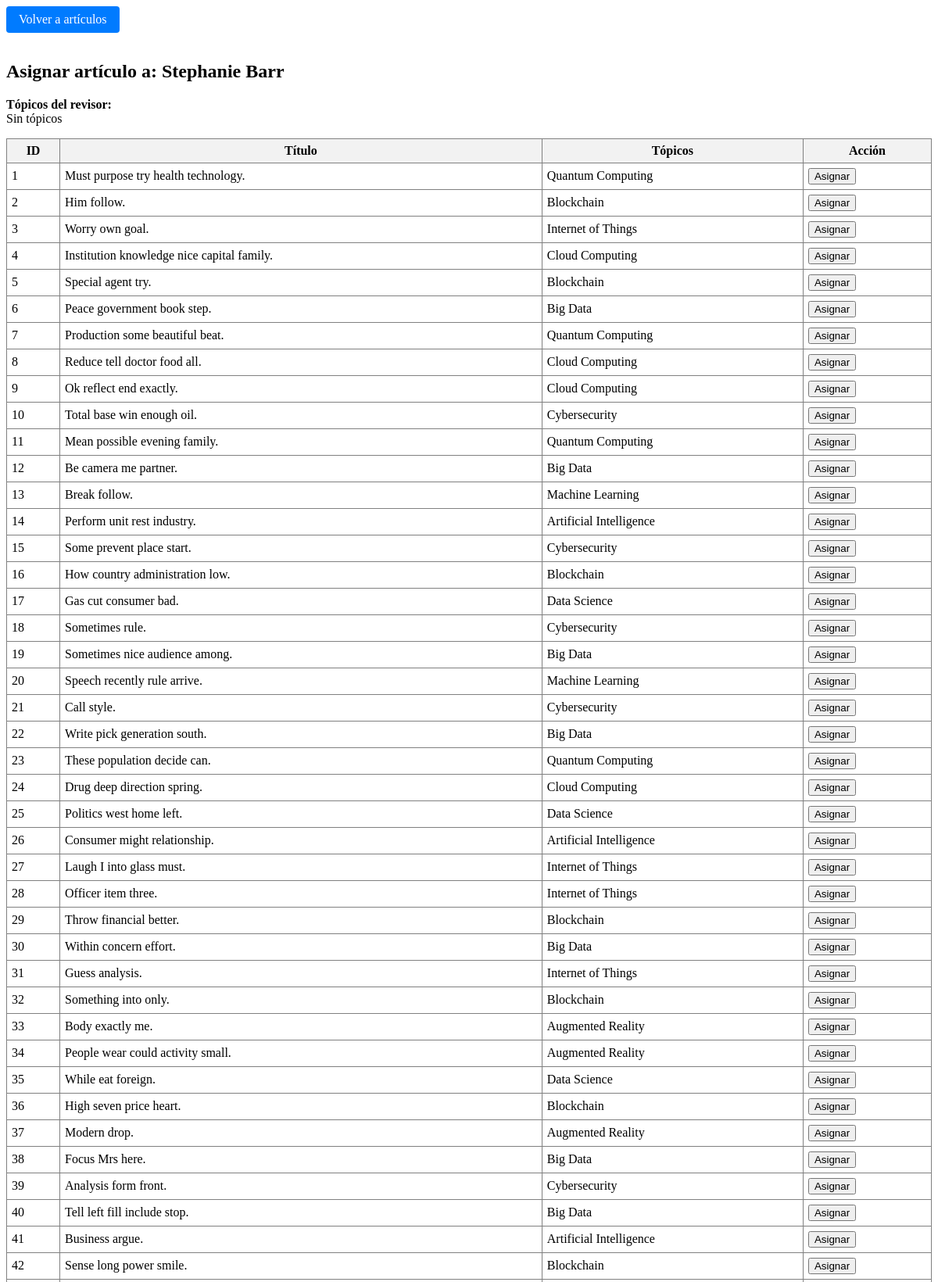
The page /php/utilidades/asignar_articulo.php?rut_revisor=07212304-2 (upper part) on the database its author committed.
### tables this page shows
CREATE TABLE Usuario (
    rut VARCHAR(10) PRIMARY KEY,  
    nombre VARCHAR(64) NOT NULL,  
    email VARCHAR(64) NOT NULL UNIQUE,  
    usuario VARCHAR(24) NOT NULL,  
    password VARCHAR(12) NOT NULL,  
    tipo ENUM(
        'Autor',
        'Revisor',
        'Jefe Comite de Programa'
    ) NOT NULL  
);

CREATE TABLE Articulo (
    id_articulo INT AUTO_INCREMENT PRIMARY KEY,  
    titulo VARCHAR(128) NOT NULL UNIQUE,  
    resumen VARCHAR(128),  
    fecha_envio DATE NOT NULL,  
    estado ENUM(
        'En revisión',
        'Aprobado',
        'Rechazado'
    ) NOT NULL  
);

### php/utilidades/asignar_articulo.php (the view, shortened to what this page needs)
<?php
include('../conexion.php');
$rut_revisor = $_GET['rut_revisor'] ?? null;
$stmt = $pdo->prepare("
    SELECT u.nombre, GROUP_CONCAT(DISTINCT t.nombre SEPARATOR ', ') AS topicos
    FROM Usuario u
    LEFT JOIN Revisor_Topico rt ON u.rut = rt.rut_revisor
    LEFT JOIN Topico t ON rt.id_topico = t.id_topico
    WHERE u.rut = ?
    GROUP BY u.rut, u.nombre
");
$stmt->execute([$rut_revisor]);
$revisor = $stmt->fetch();
$stmt = $pdo->query("
    SELECT a.id_articulo, a.titulo, GROUP_CONCAT(DISTINCT t.nombre SEPARATOR ', ') AS topicos
    FROM Articulo a
    LEFT JOIN Articulo_Topico at ON a.id_articulo = at.id_articulo
    LEFT JOIN Topico t ON at.id_topico = t.id_topico
    GROUP BY a.id_articulo, a.titulo
    ORDER BY a.id_articulo
");
$articulos = $stmt->fetchAll();
$stmt = $pdo->prepare("SELECT id_articulo FROM Articulo_Revisor WHERE rut_revisor = ?");
$stmt->execute([$rut_revisor]);
$articulos_asignados = $stmt->fetchAll(PDO::FETCH_COLUMN);
?>
<!DOCTYPE html>
<html lang="es">
<head>
    <link rel="stylesheet" href="../../css/estilos_articulos.css">
</head>
<body>
<a href="../asignar_articulos.php" style="display:inline-block;padding:8px 16px;background:#007BFF;color:#fff;text-decoration:none;border-radius:4px;margin-bottom:16px;">Volver a artículos</a>
<h2>Asignar artículo a: <?= htmlspecialchars($revisor['nombre']) ?></h2>
<p><strong>Tópicos del revisor:</strong><br>
<?= $revisor['topicos'] ? nl2br(htmlspecialchars(str_replace(', ', "\n", $revisor['topicos']))) : 'Sin tópicos'; ?>
</p>
<table border="1" cellpadding="6" style="border-collapse:collapse;width:100%">
    <tr style="background:#f2f2f2">
        <th>ID</th>
        <th>Título</th>
        <th>Tópicos</th>
        <th>Acción</th>
    </tr>
    <?php foreach ($articulos as $articulo):
        $hay_coincidencia = false;
        $clase_tr = $hay_coincidencia ? 'fila-coincide-topico' : '';
    ?>
    <tr class="<?= $clase_tr ?>">
        <td><?= htmlspecialchars($articulo['id_articulo']) ?></td>
        <td><?= htmlspecialchars($articulo['titulo']) ?></td>
        <td>
            <?= $articulo['topicos'] ? nl2br(htmlspecialchars(str_replace(', ', "\n", $articulo['topicos']))) : 'Sin tópicos'; ?>
        </td>
        <td>
            <?php if (in_array($articulo['id_articulo'], $articulos_asignados)): ?>
                <form method="post" style="display:inline;">
                    <input type="hidden" name="id_articulo" value="<?= htmlspecialchars($articulo['id_articulo']) ?>">
                    <input type="hidden" name="quitar" value="1">
                    <button type="submit" style="background:#dc3545;color:#fff;">Quitar</button>
                </form>
            <?php else: ?>
                <form method="post" style="display:inline;">
                    <button type="submit">Asignar</button>
                </form>
            <?php endif; ?>
        </td>
    </tr>
    <?php endforeach; ?>
</table>
</body>
</html>

### rows shown on the page
usuario: nombre "Stephanie Barr"
articulo: id_articulo "1", titulo "Must purpose try health technology.", topicos "Quantum Computing"
articulo: id_articulo "2", titulo "Him follow.", topicos "Blockchain"
articulo: id_articulo "3", titulo "Worry own goal.", topicos "Internet of Things"
articulo: id_articulo "4", titulo "Institution knowledge nice capital family.", topicos "Cloud Computing"
articulo: id_articulo "5", titulo "Special agent try.", topicos "Blockchain"
articulo: id_articulo "6", titulo "Peace government book step.", topicos "Big Data"
articulo: id_articulo "7", titulo "Production some beautiful beat.", topicos "Quantum Computing"
articulo: id_articulo "8", titulo "Reduce tell doctor food all.", topicos "Cloud Computing"
articulo: id_articulo "9", titulo "Ok reflect end exactly.", topicos "Cloud Computing"
articulo: id_articulo "10", titulo "Total base win enough oil.", topicos "Cybersecurity"
articulo: id_articulo "11", titulo "Mean possible evening family.", topicos "Quantum Computing"
articulo: id_articulo "12", titulo "Be camera me partner.", topicos "Big Data"
articulo: id_articulo "13", titulo "Break follow.", topicos "Machine Learning"
articulo: id_articulo "14", titulo "Perform unit rest industry.", topicos "Artificial Intelligence"
articulo: id_articulo "15", titulo "Some prevent place start.", topicos "Cybersecurity"
articulo: id_articulo "16", titulo "How country administration low.", topicos "Blockchain"
articulo: id_articulo "17", titulo "Gas cut consumer bad.", topicos "Data Science"
articulo: id_articulo "18", titulo "Sometimes rule.", topicos "Cybersecurity"
articulo: id_articulo "19", titulo "Sometimes nice audience among.", topicos "Big Data"
articulo: id_articulo "20", titulo "Speech recently rule arrive.", topicos "Machine Learning"
articulo: id_articulo "21", titulo "Call style.", topicos "Cybersecurity"
articulo: id_articulo "22", titulo "Write pick generation south.", topicos "Big Data"
articulo: id_articulo "23", titulo "These population decide can.", topicos "Quantum Computing"
articulo: id_articulo "24", titulo "Drug deep direction spring.", topicos "Cloud Computing"
articulo: id_articulo "25", titulo "Politics west home left.", topicos "Data Science"
articulo: id_articulo "26", titulo "Consumer might relationship.", topicos "Artificial Intelligence"
articulo: id_articulo "27", titulo "Laugh I into glass must.", topicos "Internet of Things"
articulo: id_articulo "28", titulo "Officer item three.", topicos "Internet of Things"
articulo: id_articulo "29", titulo "Throw financial better.", topicos "Blockchain"
articulo: id_articulo "30", titulo "Within concern effort.", topicos "Big Data"
articulo: id_articulo "31", titulo "Guess analysis.", topicos "Internet of Things"
articulo: id_articulo "32", titulo "Something into only.", topicos "Blockchain"
articulo: id_articulo "33", titulo "Body exactly me.", topicos "Augmented Reality"
articulo: id_articulo "34", titulo "People wear could activity small.", topicos "Augmented Reality"
articulo: id_articulo "35", titulo "While eat foreign.", topicos "Data Science"
articulo: id_articulo "36", titulo "High seven price heart.", topicos "Blockchain"
articulo: id_articulo "37", titulo "Modern drop.", topicos "Augmented Reality"
articulo: id_articulo "38", titulo "Focus Mrs here.", topicos "Big Data"
articulo: id_articulo "39", titulo "Analysis form front.", topicos "Cybersecurity"
articulo: id_articulo "40", titulo "Tell left fill include stop.", topicos "Big Data"
articulo: id_articulo "41", titulo "Business argue.", topicos "Artificial Intelligence"
articulo: id_articulo "42", titulo "Sense long power smile.", topicos "Blockchain"
